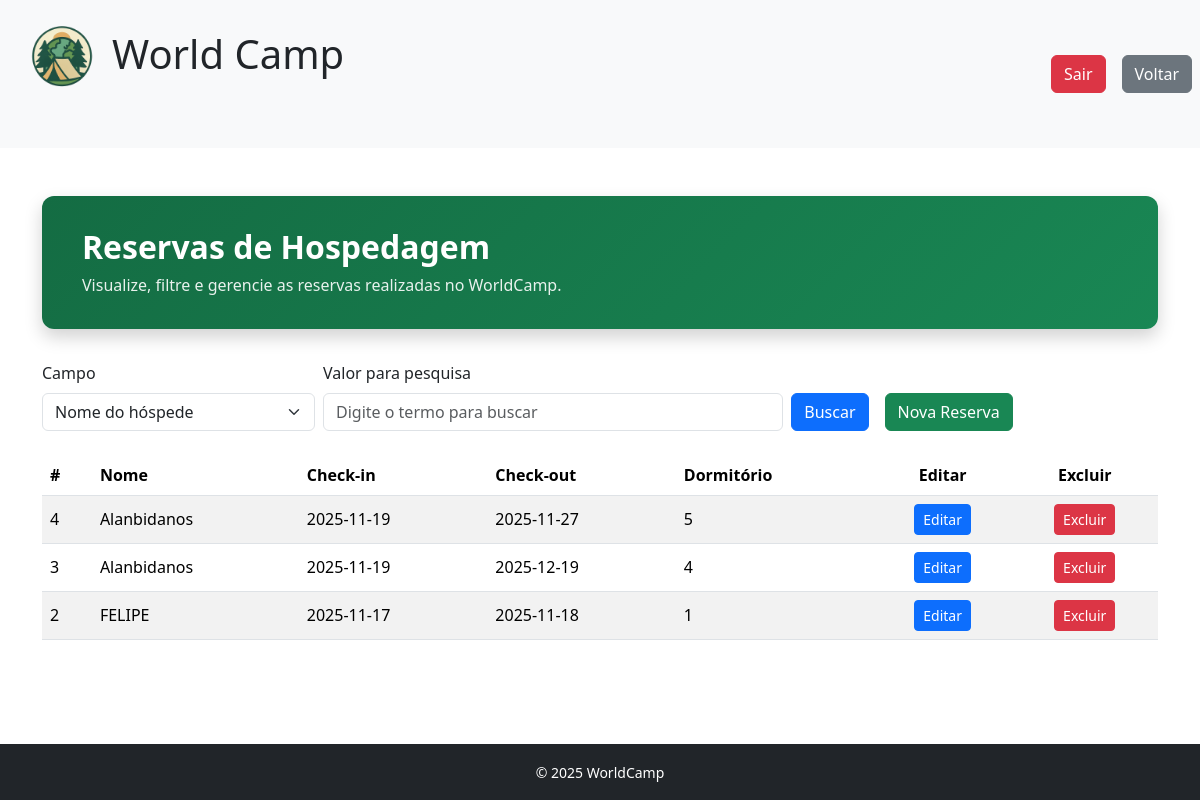
Page /telas/reservas/ReservasList.php (signed in) on the committed database.
### tables this page shows
CREATE TABLE IF NOT EXISTS `agendardormitorio` (
  `Id` int NOT NULL AUTO_INCREMENT,
  `nome-usuario` varchar(50) NOT NULL DEFAULT '',
  `check-in` date NOT NULL,
  `check-out` date NOT NULL,
  `dormitorio` int NOT NULL,
  PRIMARY KEY (`Id`)
);

### database/db.class.php (called while the page is built, shortened)
<?php
class db
{
    private $host = "localhost";
    private $user = "root";
    private $password = "";
    private $port = "3306";
    private $dbname = "WorldCamp";
    public function conn()
    {
        try {
            $conn = new PDO(
                "mysql:host=$this->host;dbname=$this->dbname;port=$this->port",
                $this->user,
                $this->password,
                [
                    PDO::ATTR_ERRMODE => PDO::ERRMODE_EXCEPTION,
                    PDO::MYSQL_ATTR_INIT_COMMAND => "SET NAMES utf8"
                ]
            );
            return $conn;
        } catch (PDOException $e) {
            echo "Erro: " . $e->getMessage();
            exit;
        }
    }
    public function allReserva()
    {
        $conn = $this->conn();
        $sql = "SELECT * FROM agendardormitorio ORDER BY Id DESC";
        $st = $conn->prepare($sql);
        $st->execute();
        return $st->fetchAll(PDO::FETCH_CLASS);
    }
public function getReservasFiltradas($post)
{
    return $this->allReservas();
}
    public function allReservas()
    {
        return $this->allReserva();
    }
}
?>

### telas/reservas/ReservasList.php (the view, shortened to what this page needs)
<?php
include '../../header.php';
include '../../database/db.class.php';
$db = new db();
$db->checkLogin();
$db->processarExclusaoReserva();
$reservas = $db->getReservasFiltradas($_POST);
?>
<div class="container my-4">
    <div class="hero-reservas-list">
        <h2>Reservas de Hospedagem</h2>
        <p>Visualize, filtre e gerencie as reservas realizadas no WorldCamp.</p>
    </div>
    <form action="./ReservasList.php" method="post" class="mb-4">
        <div class="row g-2 align-items-end">
            <div class="col-md-3">
                <label class="form-label">Campo</label>
                <select name="tipo" class="form-select">
                    <option value="nome-usuario">Nome do hóspede</option>
                </select>
            </div>
            <div class="col-md-5">
                <label class="form-label">Valor para pesquisa</label>
                <input type="text" name="valor" placeholder="Digite o termo para buscar" class="form-control">
            </div>
            <div class="col-md-4 d-flex gap-2">
                <div class="me-2">
                    <button type="submit" class="btn btn-primary w-100 mt-4">
                        Buscar
                    </button>
                </div>
                <div>
                    <a href="./ReservasForm.php" class="btn btn-success w-100 mt-4">
                        Nova Reserva
                    </a>
                </div>
            </div>
        </div>
    </form>
    <div class="table-responsive">
        <table class="table table-striped table-hover table-reservas align-middle">
            <thead>
                <tr>
                    <th>#</th>
                    <th>Nome</th>
                    <th>Check-in</th>
                    <th>Check-out</th>
                    <th>Dormitório</th>
                    <th class="text-center">Editar</th>
                    <th class="text-center">Excluir</th>
                </tr>
            </thead>
            <tbody>
                <?php if (!empty($reservas)): ?>
                    <?php foreach ($reservas as $item): ?>
                        <tr>
                            <td><?= $item->Id ?></td>
                            <td><?= $item->{'nome-usuario'} ?></td>
                            <td><?= $item->{'check-in'} ?></td>
                            <td><?= $item->{'check-out'} ?></td>
                            <td><?= $item->dormitorio ?></td>
                            <td class="text-center">
                                <a href="./ReservasForm.php?Id=<?= $item->Id ?>" class="btn btn-primary btn-sm">
                                    Editar
                                </a>
                            </td>
                            <td class="text-center">
                                <a href="./ReservasList.php?Id=<?= $item->Id ?>"
                                    onclick="return confirm('Deseja excluir esta reserva?')"
                                    class="btn btn-danger btn-sm">
                                    Excluir
                                </a>
                            </td>
                        </tr>
                    <?php endforeach; ?>
                <?php endif; ?>
            </tbody>
        </table>
    </div>
</div>
<?php
include '../../footer.php';
?>

### telas/reservas/ReservasList.php (style rules this page uses)
.hero-reservas-list { background: linear-gradient(135deg, #146c43, #198754); color: #fff; padding: 2rem 2.5rem; border-radius: 12px; margin-bottom: 2rem; box-shadow: 0 8px 18px rgba(0, 0, 0, 0.18); }
.hero-reservas-list h2 { margin: 0; font-weight: 700; }
.hero-reservas-list p { margin: 0.4rem 0 0; opacity: 0.9; }
.table-reservas thead { background-color: #f8faf9; }

### rows in the picture
agendardormitorio: Id "4", item "Alanbidanos", item "2025-11-19", item "2025-11-27", dormitorio "5"
agendardormitorio: Id "3", item "Alanbidanos", item "2025-11-19", item "2025-12-19", dormitorio "4"
agendardormitorio: Id "2", item "FELIPE", item "2025-11-17", item "2025-11-18", dormitorio "1"
